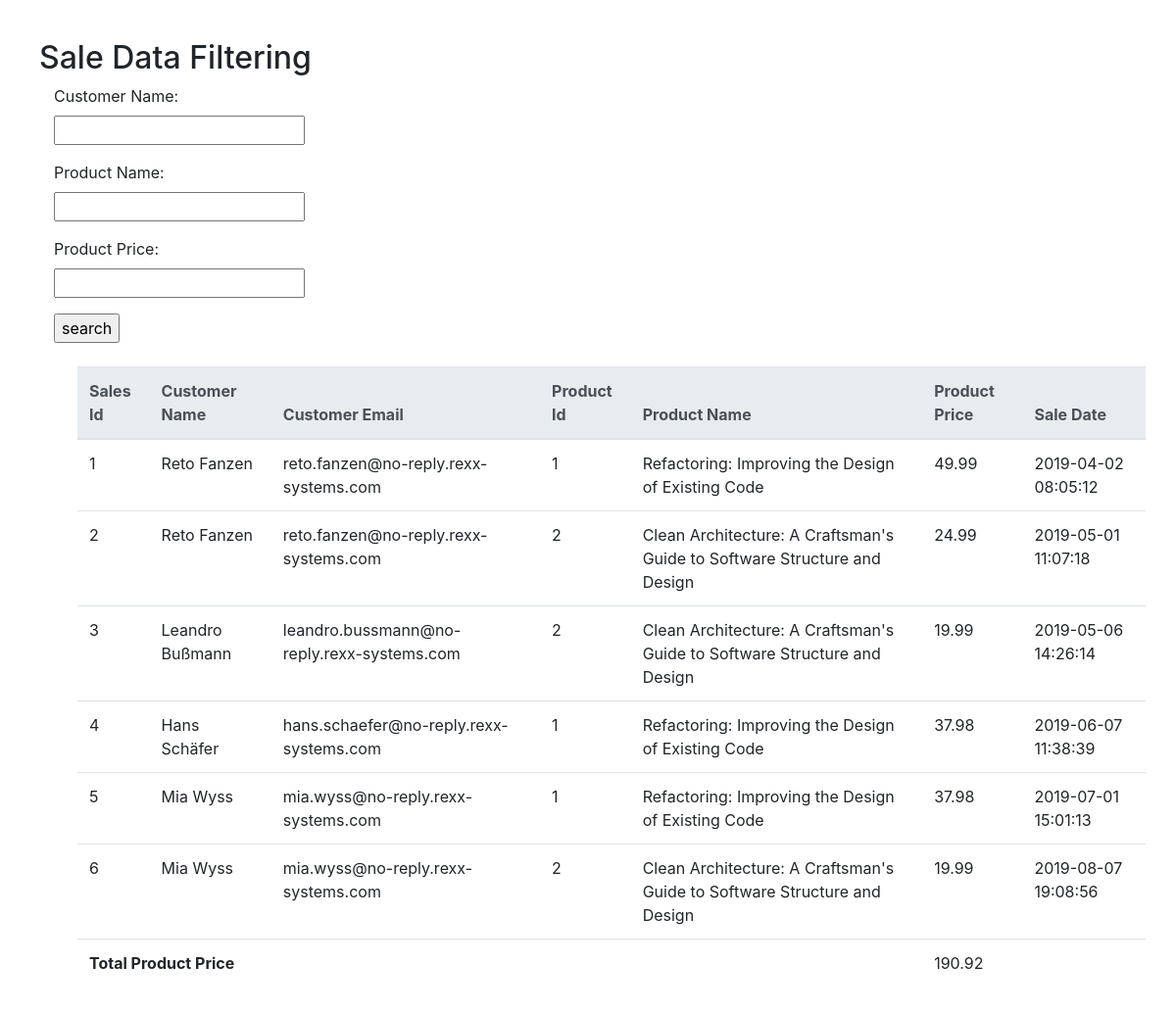
/sale_view.php, run on the app's committed database.
### tables this page shows
CREATE TABLE `sales` (
  `id` int(11) NOT NULL,
  `sale_id` int(11) DEFAULT NULL,
  `customer_name` varchar(255) DEFAULT NULL,
  `customer_mail` varchar(255) DEFAULT NULL,
  `product_id` int(11) DEFAULT NULL,
  `product_name` varchar(255) DEFAULT NULL,
  `product_price` decimal(10,2) DEFAULT NULL,
  `sale_date` datetime DEFAULT NULL
);

### app/Controllers/SaleController.php (called while the page is built, shortened)
<?php
class SaleController
{
    private PDO $db;
    public function __construct(DatabaseConnection $db)
    {
        $this->db = $db->getConnection();
    }
    public function index(): void
    {
        $filters = [];
        $sale = new Sale($this->db);
        $sales = $sale->getAll($filters);
        require_once __DIR__ . "/../../views/sale_view.php";
    }
}

### sale_view.php (called while the page is built, shortened)
<?php
require_once 'config/DatabaseConnection.php';
$sale = new SaleController(DatabaseConnection::getInstance());
$sale->index();

### config/DatabaseConnection.php (called while the page is built, shortened)
<?php
class DatabaseConnection
{
    private $connection;
    private function __construct()
    {
        $driver = DB_DRIVER;
        $host = DB_HOST;
        $username = DB_USER;
        $password = DB_PASS;
        $database = DB_DATABASE;
        $dsn = "$driver:host=$host;dbname=$database;charset=utf8mb4";
        $options = [
            PDO::ATTR_ERRMODE => PDO::ERRMODE_EXCEPTION,
            PDO::ATTR_EMULATE_PREPARES => false,
            PDO::ATTR_DEFAULT_FETCH_MODE => PDO::FETCH_ASSOC
        ];
        try {
            $this->connection = new PDO($dsn, $username, $password, $options);
        } catch (PDOException $e) {
            throw new Exception("Failed to connect to the database: " . $e->getMessage());
        }
    }
    public function getConnection(): PDO
    {
        return $this->connection;
    }
}

### app/Models/Sale.php (called while the page is built, shortened)
<?php
class Sale
{
    private $table = "sales";
    private $connection;
    public function __construct($connection)
    {
        $this->connection = $connection;
    }
    public function getAll(array $filters)
    {
        $params = [];
        $query = "SELECT * FROM " . $this->table . " WHERE true ";
        $stmt = $this->connection->prepare($query);
        $stmt->execute($params);
        $salesResult = $stmt->fetchAll();
        $this->connection = null;
        return $salesResult;
    }
}

### views/sale_view.php (the view, shortened to what this page needs)
<!DOCTYPE html>
<html>
<head>
    <link rel="stylesheet" href="https://maxcdn.bootstrapcdn.com/bootstrap/4.0.0/css/bootstrap.min.css">
</head>
<body>
<div class="container">
    <div class="row">
        <h2>Sale Data Filtering </h2>
        <div class="col-12">
            <form method="Get">
                <label>Customer Name: </label>
                <p><input type="text" name="customer_name"></p>
                <label>Product Name: </label>
                <p><input type="text" name="product_name"></p>
                <label>Product Price: </label>
                <p><input type="number" min="1" name="product_price"></p>
                <input type="submit" value="search">
            </form>
        </div>
        <br /><br />
        <?php
        echo('<div class="col-12 m-10" >');
        echo('<table class="table table-borderless m-4"  >');
        echo('<thead class="thead-light ">');
        echo('<tr><th>Sales Id</th>');
        echo('<th>Customer Name</th>');
        echo('<th>Customer Email</th>');
        echo('<th>Product Id</th>');
        echo('<th>Product Name</th>');
        echo('<th>Product Price</th>');
        echo('<th>Sale Date</th></tr>');
        echo('</thead>');
        if (!empty($sales)) {
            $totalFees=0;
            foreach ($sales as $sale) {
                echo "<tr><td>";
                echo(htmlentities($sale['sale_id']));
                echo("</td><td>");
                echo(htmlentities($sale['customer_name']));
                echo("</td><td>");
                echo(htmlentities($sale['customer_mail']));
                echo("</td><td>");
                echo(htmlentities($sale['product_id']));
                echo("</td><td>");
                echo(htmlentities($sale['product_name']));
                echo("</td><td>");
                echo(htmlentities($sale['product_price']));
                echo("</td><td>");
                echo(htmlentities($sale['sale_date']));
                echo("</td>");
                echo("</tr>");
                $totalFees += $sale['product_price'];
            }
            echo("<tr><td colspan='5'> <b>Total Product Price </b></td>");
            echo("<td colspan='2'>" . $totalFees . "</td></tr>");
        } else {
            echo("<tr><td colspan='5'> <b>Data not found. </b></td>");
        }
        echo("</table>");
        echo('</div>');
        ?>
    </div>
</div>
</body>

### views/sale_view.php (style rules this page uses)
body { padding:20px; margin:20px; }

### data on the page
sales: sale "1", customer_name "Reto Fanzen", customer_mail "reto.fanzen@no-reply.rexx-systems.com", product "1", product_name "Refactoring: Improving the Design of Existing Code", product_price "49.99", sale_date "2019-04-02 08:05:12"
sales: sale "2", customer_name "Reto Fanzen", customer_mail "reto.fanzen@no-reply.rexx-systems.com", product "2", product_name "Clean Architecture: A Craftsman's Guide to Software Structure and Design", product_price "24.99", sale_date "2019-05-01 11:07:18"
sales: sale "3", customer_name "Leandro Bußmann", customer_mail "leandro.bussmann@no-reply.rexx-systems.com", product "2", product_name "Clean Architecture: A Craftsman's Guide to Software Structure and Design", product_price "19.99", sale_date "2019-05-06 14:26:14"
sales: sale "4", customer_name "Hans Schäfer", customer_mail "hans.schaefer@no-reply.rexx-systems.com", product "1", product_name "Refactoring: Improving the Design of Existing Code", product_price "37.98", sale_date "2019-06-07 11:38:39"
sales: sale "5", customer_name "Mia Wyss", customer_mail "mia.wyss@no-reply.rexx-systems.com", product "1", product_name "Refactoring: Improving the Design of Existing Code", product_price "37.98", sale_date "2019-07-01 15:01:13"
sales: sale "6", customer_name "Mia Wyss", customer_mail "mia.wyss@no-reply.rexx-systems.com", product "2", product_name "Clean Architecture: A Craftsman's Guide to Software Structure and Design", product_price "19.99", sale_date "2019-08-07 19:08:56"

### other printed values
$totalFees "190.92"
